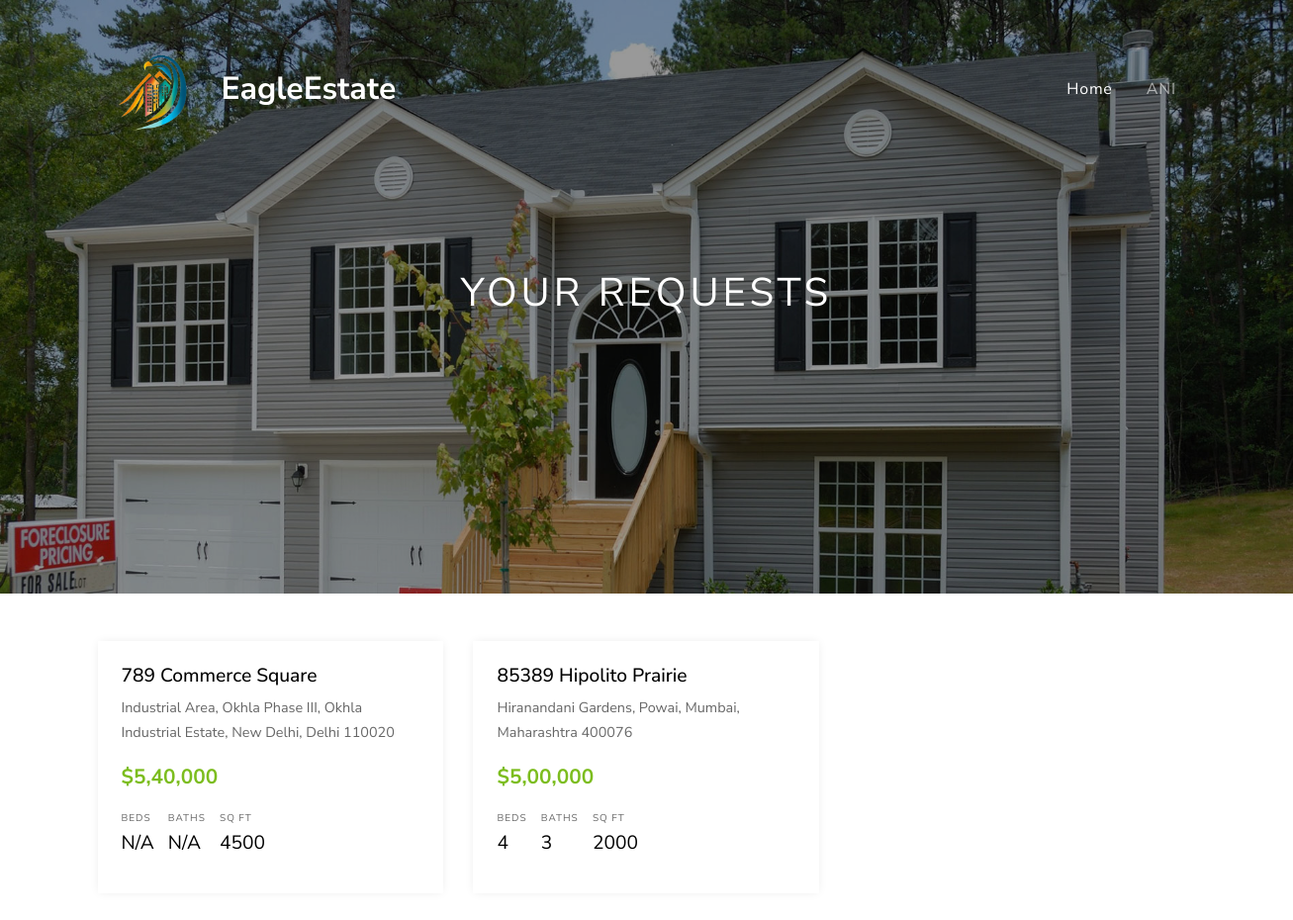
The app's page /user/requests.php (signed in) with its own data.
### tables this page shows
CREATE TABLE `props` (
  `id` int(10) NOT NULL,
  `name` varchar(200) NOT NULL,
  `location` varchar(200) NOT NULL,
  `image` varchar(200) NOT NULL,
  `price` varchar(200) NOT NULL,
  `beds` varchar(200) NOT NULL,
  `baths` varchar(200) NOT NULL,
  `sq_ft` varchar(30) NOT NULL,
  `home_type` varchar(200) NOT NULL,
  `year_built` varchar(200) NOT NULL,
  `type` varchar(200) NOT NULL,
  `price_sqft` int(30) NOT NULL,
  `description` text NOT NULL,
  `admin_name` varchar(200) NOT NULL,
  `created_at` timestamp NOT NULL DEFAULT current_timestamp()
);

### user/requests.php (the view, shortened to what this page needs)
<?php require "../includes/header.php"; ?>
<?php require "../config/config.php"; ?>
<?php
    $requests = $conn->query("SELECT props.id AS id, props.name AS name, props.location AS location, props.image AS image, props.price AS price,
    props.beds AS beds, props.baths AS baths, props.sq_ft AS sq_ft, props.type AS type FROM props JOIN requests ON props.id = requests.prop_id
    WHERE requests.user_id = '$_SESSION[user_id]'");
    $requests->execute();
    $props = $requests->fetchAll(PDO::FETCH_OBJ);
?>
<div class="site-wrap">
    <div class="site-blocks-cover inner-page-cover overlay" style="background-image: url(<?php echo APPURL; ?>/images/hero_bg_2.jpg);" data-aos="fade" data-stellar-background-ratio="0.5">
    <div class="container">
        <div class="row align-items-center justify-content-center text-center">
        <div class="col-md-10">
            <h1 class="mb-2">Your Requests</h1>
        </div>
        </div>
    </div>
    </div>
    <div class="container">
        <div class="row mb-5">
         <?php if(count($props) > 0) : ?>
            <?php foreach($props as $prop) : ?>
            <div class="col-md-6 col-lg-4 mb-4  mt-5">
                <div class="property-entry h-100">
                <div class="p-4 property-body">
                    <h2 class="property-title"><a href="property-details.php?id=<?php echo $prop->id; ?>"><?php echo $prop->name; ?></a></h2>
                    <span class="property-location d-block mb-3"><span class="property-icon icon-room"></span> <?php echo $prop->location; ?></span>
                    <strong class="property-price text-primary mb-3 d-block text-success">$<?php echo $prop->price; ?></strong>
                    <ul class="property-specs-wrap mb-3 mb-lg-0">
                    <li>
                        <span class="property-specs">Beds</span>
                        <span class="property-specs-number"><?php echo $prop->beds; ?></span>
                    </li>
                    <li>
                        <span class="property-specs">Baths</span>
                        <span class="property-specs-number"><?php echo $prop->baths; ?></span>
                    </li>
                    <li>
                        <span class="property-specs">SQ FT</span>
                        <span class="property-specs-number"><?php echo $prop->sq_ft; ?></span>
                    </li>
                    </ul>
                </div>
                </div>
            </div>
            <?php endforeach; ?>
         <?php else : ?>
            <div class="alert alert-success bg-success text-white mt-5">You Have Not Sent a Request For Any Property</div>
        <?php endif; ?>
        </div>
      </div>
</div>
<?php require "../includes/footer.php"; ?>

### css/style.css (style rules this page uses)
body { line-height: 1.7; color: rgba(0, 0, 0, 0.6); font-weight: 400; font-size: 1rem; font-family: "Roboto Mono", SFMono-Regular, Menlo, Monaco, Consolas, "Liberation Mono", "Courier New", monospace; font-family: "Nunito Sans", -apple-system, BlinkMacSystemFont, "Segoe UI", Roboto, "Helvetica Neue", Arial, sans-serif, "Apple Color Emoji", "Segoe UI Emoji", "Segoe UI Symbol", "Noto Color Emoji"; }
a { -webkit-transition: .3s all ease; -o-transition: .3s all ease; transition: .3s all ease; }
.site-wrap { position: relative; }
.site-wrap:before { -webkit-transition: .3s all ease-in-out; -o-transition: .3s all ease-in-out; transition: .3s all ease-in-out; background: rgba(0, 0, 0, 0.6); content: ""; position: absolute; z-index: 2000; top: 0; left: 0; right: 0; bottom: 0; opacity: 0; visibility: hidden; }
.site-blocks-cover { background-size: cover; background-repeat: no-repeat; background-position: top; }
.site-blocks-cover.overlay { position: relative; }
.site-blocks-cover.overlay:before { position: absolute; content: ""; left: 0; bottom: 0; right: 0; top: 0; background: rgba(0, 0, 0, 0.4); }
.site-blocks-cover, .site-blocks-cover .row { min-height: 600px; height: calc(100vh); }
.site-blocks-cover.inner-page-cover, .site-blocks-cover.inner-page-cover .row { min-height: 600px; height: calc(30vh); }
.site-blocks-cover h1 { font-weight: 900; color: #fff; font-weight: normal; letter-spacing: .1em; text-transform: uppercase; }
.property-entry { -webkit-box-shadow: 0 0 10px -2px rgba(0, 0, 0, 0.1); box-shadow: 0 0 10px -2px rgba(0, 0, 0, 0.1); background: #fff; }
.property-entry .property-body { position: relative; }
.property-entry .property-title { font-size: 1.2rem; }
.property-entry .property-title a { color: #000; }
.property-entry .property-location { font-size: .9rem; }
.property-entry .property-specs-number { font-size: 1.2rem; color: #000; }
.property-entry .property-specs-wrap { list-style: none; padding: 0; margin: 0; }
.property-entry .property-specs-wrap li { display: inline-block; margin-right: 10px; margin-bottom: 10px; }
.property-entry .property-specs { display: block; text-transform: uppercase; font-size: 10px; letter-spacing: .1em; }
.property-entry .property-price { font-size: 1.3rem; }
.property-specs-wrap { list-style: none; padding: 0; margin: 0; }
.property-specs-wrap li { display: inline-block; margin-right: 10px; margin-bottom: 10px; }
.property-specs { display: block; text-transform: uppercase; font-size: 10px; letter-spacing: .1em; }
.property-price { font-size: 1.3rem; }
.property-body { padding: 40px; }

### records on screen
props: name "789 Commerce Square", location "Industrial Area, Okhla Phase III, Okhla Industrial Estate, New Delhi, Delhi 110020", price "5,40,000", beds "N/A", baths "N/A", sq_ft "4500"
props: name "85389 Hipolito Prairie", location "Hiranandani Gardens, Powai, Mumbai, Maharashtra 400076", price "5,00,000", beds "4", baths "3", sq_ft "2000"

### other values on screen
$_SESSION['username'] "ANI"
